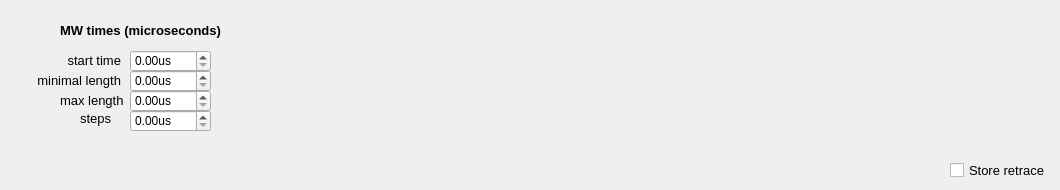
         <widget class="QWidget" name="delaysweep_ref">
          <attribute name="title">
           <string>rabi</string>
          </attribute>
          <widget class="QLabel" name="label_37">
           <property name="geometry">
            <rect>
             <x>60</x>
             <y>90</y>
             <width>71</width>
             <height>20</height>
            </rect>
           </property>
           <property name="font">
            <font>
             <pointsize>10</pointsize>
            </font>
           </property>
           <property name="text">
            <string>max length</string>
           </property>
           <property name="alignment">
            <set>Qt::AlignLeading|Qt::AlignLeft|Qt::AlignVCenter</set>
           </property>
          </widget>
          <widget class="QLabel" name="label_41">
           <property name="geometry">
            <rect>
             <x>50</x>
             <y>50</y>
             <width>71</width>
             <height>20</height>
            </rect>
           </property>
           <property name="font">
            <font>
             <pointsize>10</pointsize>
            </font>
           </property>
           <property name="text">
            <string>start time</string>
           </property>
           <property name="alignment">
            <set>Qt::AlignRight|Qt::AlignTrailing|Qt::AlignVCenter</set>
           </property>
          </widget>
          <widget class="QLabel" name="label_42">
           <property name="geometry">
            <rect>
             <x>30</x>
             <y>70</y>
             <width>91</width>
             <height>20</height>
            </rect>
           </property>
           <property name="font">
            <font>
             <pointsize>10</pointsize>
            </font>
           </property>
           <property name="text">
            <string>minimal length</string>
           </property>
           <property name="alignment">
            <set>Qt::AlignRight|Qt::AlignTrailing|Qt::AlignVCenter</set>
           </property>
          </widget>
          <widget class="QLabel" name="label_43">
           <property name="geometry">
            <rect>
             <x>20</x>
             <y>20</y>
             <width>241</width>
             <height>20</height>
            </rect>
           </property>
           <property name="font">
            <font>
             <pointsize>10</pointsize>
             <weight>75</weight>
             <bold>true</bold>
            </font>
           </property>
           <property name="text">
            <string>MW times (microseconds)</string>
           </property>
           <property name="alignment">
            <set>Qt::AlignCenter</set>
           </property>
          </widget>
          <widget class="QLabel" name="label_44">
           <property name="geometry">
            <rect>
             <x>80</x>
             <y>110</y>
             <width>41</width>
             <height>16</height>
            </rect>
           </property>
           <property name="font">
            <font>
             <pointsize>10</pointsize>
            </font>
           </property>
           <property name="text">
            <string>steps</string>
           </property>
           <property name="alignment">
            <set>Qt::AlignLeading|Qt::AlignLeft|Qt::AlignVCenter</set>
           </property>
          </widget>
          <widget class="QCheckBox" name="storeRetraceConf_2">
           <property name="geometry">
            <rect>
             <x>950</x>
             <y>160</y>
             <width>101</width>
             <height>21</height>
            </rect>
           </property>
           <property name="font">
            <font>
             <pointsize>10</pointsize>
            </font>
           </property>
           <property name="accessibleName">
            <string/>
           </property>
           <property name="inputMethodHints">
            <set>Qt::ImhNone</set>
           </property>
           <property name="text">
            <string>Store retrace</string>
           </property>
          </widget>
          <widget class="ScienDSpinBox" name="mw_start_time_rabi">
           <property name="geometry">
            <rect>
             <x>130</x>
             <y>50</y>
             <width>81</width>
             <height>22</height>
            </rect>
           </property>
           <property name="suffix">
            <string>us</string>
           </property>
          </widget>
          <widget class="ScienDSpinBox" name="mw_min_len_rabi">
           <property name="geometry">
            <rect>
             <x>130</x>
             <y>70</y>
             <width>81</width>
             <height>22</height>
            </rect>
           </property>
           <property name="suffix">
            <string>us</string>
           </property>
          </widget>
          <widget class="ScienDSpinBox" name="mw_max_len_rabi">
           <property name="geometry">
            <rect>
             <x>130</x>
             <y>90</y>
             <width>81</width>
             <height>22</height>
            </rect>
           </property>
           <property name="suffix">
            <string>us</string>
           </property>
          </widget>
          <widget class="ScienDSpinBox" name="mw_steps_rabi">
           <property name="geometry">
            <rect>
             <x>130</x>
             <y>110</y>
             <width>81</width>
             <height>22</height>
            </rect>
           </property>
           <property name="suffix">
            <string>us</string>
           </property>
          </widget>
         </widget>
